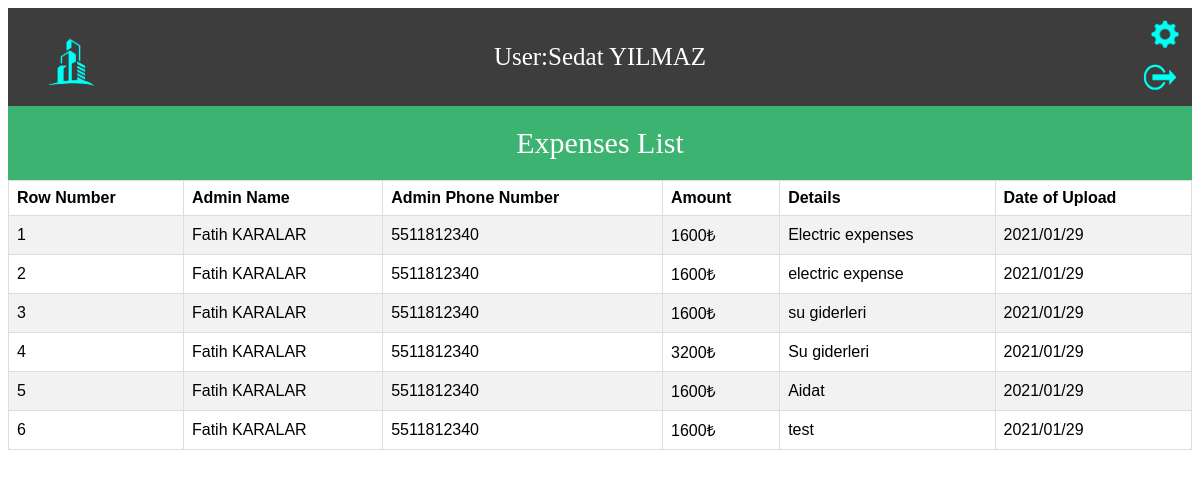
The app's page /UserOperations/expensesList.php?userID=90 (signed in) with its own data.
### tables this page shows
CREATE TABLE `users` (
  `userID` int(11) NOT NULL,
  `username` text NOT NULL,
  `password` text NOT NULL,
  `name` text NOT NULL,
  `surname` text NOT NULL,
  `aptNo` int(11) NOT NULL,
  `status` text NOT NULL,
  `mail` text NOT NULL,
  `phoneNumber` text NOT NULL
);

CREATE TABLE `expenses` (
  `expenseID` int(11) NOT NULL,
  `amount` float NOT NULL,
  `details` text NOT NULL,
  `adminID` int(11) NOT NULL,
  `currentdate` text NOT NULL
);

### UserOperations/expensesList.php (the view, shortened to what this page needs)
<?php
require_once '../dbconnection/dbconnect.php';
?>
<!DOCTYPE html>
<html lang="en">
<head>
  <link rel="stylesheet" href="../Css/expensesList.css">
</head>
<body>
  <?php
  $userID=$_GET['userID'];
  $userSql="SELECT*FROM users WHERE userID='$userID'";
  $userQuery=mysqli_query($connect,$userSql);
  $rowUser=mysqli_fetch_assoc($userQuery);
  ?>
  <header> User:<?php echo ucfirst($rowUser['name'])." ".strtoupper($rowUser['surname']);  ?>
  <br>
  <a href="../index.php" title="Homepage"> <img src="../Logos/logo.png" width="100px" height="100px"></a>
  <a href="../options.php?userID=<?php echo $userID ?>" title="Edit Informations"> <input id="options" type="image" src="../Logos/options.png" width="30px" height="30px"> </a>
  <a href="../Login/userLogout.php" title="Logout"><input id="logout" type="image" src="../Logos/logout.png" width="40px" height="48px"></a>
</header>
<div id="expenses">
  <header id="title">Expenses List</header>
  <table id="expenses">
    <tr>
      <th>Row Number</th>
      <th>Admin Name</th>
      <th>Admin Phone Number</th>
      <th>Amount</th>
      <th>Details</th>
      <th>Date of Upload</th>
    </tr>
    <?php
    $expensesSql="SELECT*FROM expenses ";
    $expensesQuery=mysqli_query($connect,$expensesSql);
    $counter=0;
        while ($expensesRow=mysqli_fetch_assoc($expensesQuery)) {
          $counter++;
          $adminID=$expensesRow['adminID'];
          $adminSql="SELECT * FROM admins WHERE adminID='$adminID'";
          $adminQuery=mysqli_query($connect,$adminSql);
          $adminRow=mysqli_fetch_assoc($adminQuery);
          ?>
          <tr>
           <td><?php echo $counter; ?></td>
           <td><?php echo $adminRow['name']; ?></td>
           <td><?php echo $adminRow['phoneNumber']; ?></td>
           <td><?php echo $expensesRow['amount']."₺"; ?></td>
           <td><?php echo $expensesRow['details']; ?></td>
           <td><?php echo  $expensesRow['currentdate']; ?></td>
         </tr>
       <?php } ?>
     </table>
   </div>
 </body>
 </html>

### Css/expensesList.css (style rules this page uses)
header { background-color: #3d3d3d; padding: 35px; text-align: center; font-size: 25px; color: white; }
header img { display: block; float: left; position: absolute; top: 15px; left: 20px; }
header input[id="options"] { display: block; float: right; position: absolute; top: 10px; right: 10px; margin: 10px; }
header input[id="logout"] { display: block; float: right; position: absolute; top: 25px; right: 10px; margin-top: 30px; margin-right: 10px; }
table { font-family: arial, sans-serif; border-collapse: collapse; width: 100%; }
td, th { border: 1px solid #dddddd; text-align: left; padding: 8px; }
tr:nth-child(even) { background-color: #f2f2f2; }
#title { background-color: mediumseagreen; color: white; text-align: center; font-size: 30px; padding: 20px; }

### records on screen
users: name "Sedat", surname "YILMAZ"
expenses: adminID.name "Fatih KARALAR", adminID.phoneNumber "5511812340", amount "1600", details "Electric expenses", currentdate "2021/01/29"
expenses: adminID.name "Fatih KARALAR", adminID.phoneNumber "5511812340", amount "1600", details "electric expense", currentdate "2021/01/29"
expenses: adminID.name "Fatih KARALAR", adminID.phoneNumber "5511812340", amount "1600", details "su giderleri", currentdate "2021/01/29"
expenses: adminID.name "Fatih KARALAR", adminID.phoneNumber "5511812340", amount "3200", details "Su giderleri", currentdate "2021/01/29"
expenses: adminID.name "Fatih KARALAR", adminID.phoneNumber "5511812340", amount "1600", details "Aidat", currentdate "2021/01/29"
expenses: adminID.name "Fatih KARALAR", adminID.phoneNumber "5511812340", amount "1600", details "test", currentdate "2021/01/29"
